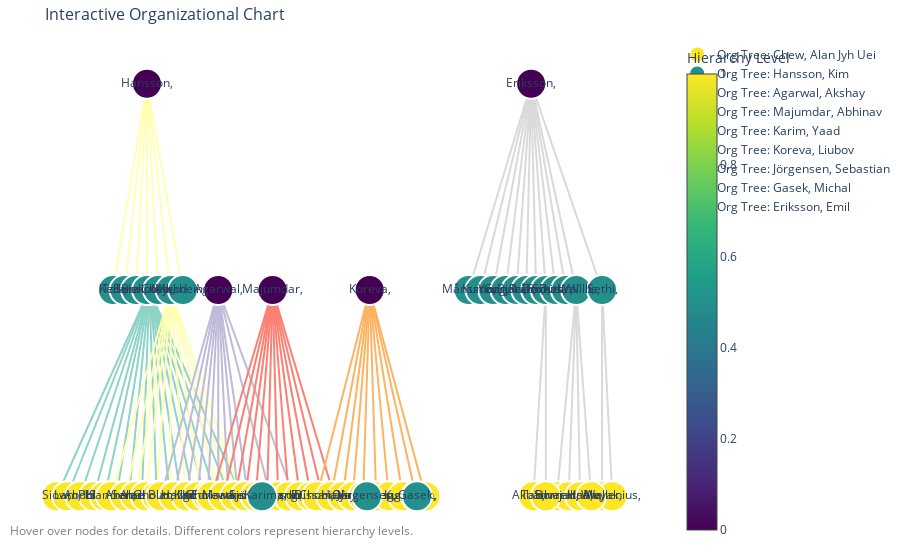

Source (notebook cell):
### Code cell
import plotly.graph_objects as go
import plotly.express as px
import networkx as nx
import pandas as pd
from math import pi, cos, sin

def create_interactive_org_chart(df):
    """
    Create an interactive organizational chart using Plotly
    """
    # Find top-level managers
    top_managers = df[df['manager'].isna() | 
                     (df['manager'] == '') | 
                     ~df['manager'].isin(df['fullname'])]['fullname'].tolist()
    
    # Create NetworkX graph
    G = nx.DiGraph()
    
    # Add nodes with attributes
    for _, employee in df.iterrows():
        G.add_node(employee['fullname'], 
                  title=employee['title'],
                  level=get_level(df, employee['fullname']))
    
    # Add edges (manager -> employee relationships)
    for _, employee in df.iterrows():
        if pd.notna(employee['manager']) and employee['manager'] in df['fullname'].values:
            G.add_edge(employee['manager'], employee['fullname'])
    
    # Create separate layouts for each org tree
    fig = go.Figure()
    colors = px.colors.qualitative.Set3
    
    for i, top_manager in enumerate(top_managers):
        # Get subgraph for this org tree
        tree_nodes = get_tree_employees(df, top_manager)
        subgraph = G.subgraph(tree_nodes)
        
        # Use hierarchical layout
        pos = nx.nx_agraph.graphviz_layout(subgraph, prog='dot') if tree_nodes else {}
        
        # If graphviz not available, use spring layout with hierarchy
        if not pos:
            pos = create_hierarchical_layout(df, subgraph, top_manager)
        
        # Offset each org tree horizontally
        offset_x = i * 800
        for node in pos:
            pos[node] = (pos[node][0] + offset_x, pos[node][1])
        
        # Add edges for this tree
        edge_x, edge_y = [], []
        for edge in subgraph.edges():
            x0, y0 = pos[edge[0]]
            x1, y1 = pos[edge[1]]
            edge_x.extend([x0, x1, None])
            edge_y.extend([y0, y1, None])
        
        fig.add_trace(go.Scatter(
            x=edge_x, y=edge_y,
            line=dict(width=2, color=colors[i % len(colors)]),
            hoverinfo='none',
            mode='lines',
            showlegend=False
        ))
        
        # Add nodes for this tree
        node_x = [pos[node][0] for node in subgraph.nodes()]
        node_y = [pos[node][1] for node in subgraph.nodes()]
        node_text = [f"{node}<br>{G.nodes[node]['title']}" for node in subgraph.nodes()]
        node_colors = [G.nodes[node]['level'] for node in subgraph.nodes()]
        
        fig.add_trace(go.Scatter(
            x=node_x, y=node_y,
            mode='markers+text',
            hoverinfo='text',
            hovertext=node_text,
            text=[node.split()[0] for node in subgraph.nodes()],  # First name only
            textposition="middle center",
            marker=dict(
                size=30,
                color=node_colors,
                colorscale='Viridis',
                line=dict(width=2, color='white'),
                colorbar=dict(title="Hierarchy Level") if i == 0 else None
            ),
            name=f"Org Tree: {top_manager}",
            showlegend=True
        ))
    
    # Update layout
    fig.update_layout(
        title=dict(
            text="Interactive Organizational Chart",
            font=dict(size=16)
        ),
        showlegend=True,
        hovermode='closest',
        margin=dict(b=20,l=5,r=5,t=40),
        annotations=[ 
            dict(
                text="Hover over nodes for details. Different colors represent hierarchy levels.",
                showarrow=False,
                xref="paper", yref="paper",
                x=0.005, y=-0.002,
                xanchor='left', yanchor='bottom',
                font=dict(color="grey", size=12)
            )
        ],
        xaxis=dict(showgrid=False, zeroline=False, showticklabels=False),
        yaxis=dict(showgrid=False, zeroline=False, showticklabels=False),
        plot_bgcolor='white'
    )
    
    return fig

def create_hierarchical_layout(df, graph, top_manager):
    """
    Create a hierarchical layout when graphviz is not available
    """
    pos = {}
    levels = {}
    
    # Assign levels
    def assign_levels(node, level=0):
        if node in levels:
            return
        levels[node] = level
        successors = list(graph.successors(node))
        for successor in successors:
            assign_levels(successor, level + 1)
    
    assign_levels(top_manager)
    
    # Group nodes by level
    level_groups = {}
    for node, level in levels.items():
        if level not in level_groups:
            level_groups[level] = []
        level_groups[level].append(node)
    
    # Position nodes
    for level, nodes in level_groups.items():
        y = -level * 100  # Vertical spacing
        for i, node in enumerate(nodes):
            x = (i - len(nodes)/2) * 150  # Horizontal spacing
            pos[node] = (x, y)
    
    return pos

def get_level(df, employee_name, level=0):
    """Get the hierarchical level of an employee"""
    employee = df[df['fullname'] == employee_name]
    
    if employee.empty or pd.isna(employee.iloc[0]['manager']) or employee.iloc[0]['manager'] == '':
        return level
    
    manager = employee.iloc[0]['manager']
    if manager not in df['fullname'].values:
        return level
    
    return get_level(df, manager, level + 1)

def get_tree_employees(df, top_manager):
    """Get all employees under a specific top manager"""
    employees = set()
    
    def collect_reports(manager):
        reports = df[df['manager'] == manager]['fullname'].tolist()
        for report in reports:
            if report not in employees:
                employees.add(report)
                collect_reports(report)
    
    employees.add(top_manager)
    collect_reports(top_manager)
    return list(employees)

# Create and display the chart
fig = create_interactive_org_chart(df_active)
fig.show()

### Figure 1 — Plotly figure (JSON) as saved in the notebook; plotly's stock layout.template omitted (floating-point values rounded to 4 significant figures)
{"data": [{"hoverinfo": "none", "line": {"color": "rgb(141,211,199)", "width": 2}, "mode": "lines", "showlegend": false, "type": "scatter", "x": [1510.0, 234.4, null, 1510.0, 437.4, null, 1510.0, 2371.0, null, 1510.0, 1001.0, null, 1510.0, 2195.0, null, 1510.0, 2544.0, null, 1510.0, 73.36, null, 1510.0, 649.4, null, 1510.0, 1827.0, null, 1510.0, 1625.0, null, 1510.0, 1999.0, null, 1510.0, 815.4, null, 1510.0, 1195.0, null, 1510.0, 2944.0, null, 1510.0, 1395.0, null, 1510.0, 2754.0, null], "y": [90, 18, null, 90, 18, null, 90, 18, null, 90, 18, null, 90, 18, null, 90, 18, null, 90, 18, null, 90, 18, null, 90, 18, null, 90, 18, null, 90, 18, null, 90, 18, null, 90, 18, null, 90, 18, null, 90, 18, null, 90, 18, null]}, {"hoverinfo": "text", "hovertext": ["Siow, Wei Siong<br>Software Engineer", "Lam, Jee Meng<br>Software Engineer", "Abdul Latiff, Rizman Hariz<br>Software Engineer", "Phua, Chai Shawn<br>Software Engineer", "Leong, Chui Li<br>Software Engineer", "Sulaiman, Hazren Saufi<br>Software Engineer", "Teng, Chee Hove<br>Software Engineer", "Tan, Ronnie Kang Leong<br>Software Engineer", "Au Yong, Yuri Yude Luan<br>Software Engineer", "Chee, Chem Zing<br>Software Engineer", "Choy, Kam Heng<br>Software Engineer", "Ewe, Andrew Wooi Gan<br>Software Engineer", "Chin, Eujun<br>Software Engineer", "Koh, Kevin Wei Keung<br>Software Engineer", "Chew, Alan Jyh Uei<br>Engineering Manager", "Teh, Davion Eng Hoe<br>Software Engineer", "Chong, Chooi San<br>QA Engineer"], "marker": {"color": [1, 1, 1, 1, 1, 1, 1, 1, 1, 1, 1, 1, 1, 1, 0, 1, 1], "colorbar": {"title": {"text": "Hierarchy Level"}}, "colorscale": [[0, "#440154"], [0.1111, "#482878"], [0.2222, "#3e4989"], [0.3333, "#31688e"], [0.4444, "#26828e"], [0.5556, "#1f9e89"], [0.6667, "#35b779"], [0.7778, "#6ece58"], [0.8889, "#b5de2b"], [1, "#fde725"]], "line": {"color": "white", "width": 2}, "size": 30}, "mode": "markers+text", "name": "Org Tree: Chew, Alan Jyh Uei", "showlegend": true, "text": ["Siow,", "Lam,", "Abdul", "Phua,", "Leong,", "Sulaiman,", "Teng,", "Tan,", "Au", "Chee,", "Choy,", "Ewe,", "Chin,", "Koh,", "Chew,", "Teh,", "Chong,"], "textposition": "middle center", "type": "scatter", "x": [73.36, 234.4, 437.4, 649.4, 815.4, 1001.0, 1195.0, 1395.0, 1625.0, 1827.0, 1999.0, 2195.0, 2371.0, 2544.0, 1510.0, 2754.0, 2944.0], "y": [18, 18, 18, 18, 18, 18, 18, 18, 18, 18, 18, 18, 18, 18, 90, 18, 18]}, {"hoverinfo": "none", "line": {"color": "rgb(255,255,179)", "width": 2}, "mode": "lines", "showlegend": false, "type": "scatter", "x": [1840.0, 2574.0, null, 1840.0, 2758.0, null, 1840.0, 1840.0, null, 1840.0, 2076.0, null, 1840.0, 1137.0, null, 1840.0, 1624.0, null, 1840.0, 916.4, null, 1840.0, 1452.0, null, 1840.0, 2932.0, null, 1840.0, 1296.0, null, 1840.0, 2321.0, null, 1474.0, 946.4, null, 1474.0, 1646.0, null, 1474.0, 1840.0, null, 1474.0, 1304.0, null, 1474.0, 1474.0, null, 1474.0, 2031.0, null, 1474.0, 1126.0, null], "y": [90, 18, null, 90, 18, null, 90, 18, null, 90, 18, null, 90, 18, null, 90, 18, null, 90, 18, null, 90, 18, null, 90, 18, null, 90, 18, null, 90, 18, null, 162, 90, null, 162, 90, null, 162, 90, null, 162, 90, null, 162, 90, null, 162, 90, null, 162, 90, null]}, {"hoverinfo": "text", "hovertext": ["Kerk, Chze Perng<br>L3 Support Engineer", "Talarek, Bartlomiej<br>L3 Support Engineer", "Bakalov, Nikolay<br>L3 Support Engineer", "Hamzah, Muhammad Ariff <br>L1 Support Engineer", "Ahmad Zaki, Fadhil<br>L2 Support Engineer", "Abas, Rosli<br>L2 Support Engineer", "Borisova, Mariya<br>L3 Team Lead", "Sereedaren, Kishok<br>L2 Support Engineer", "Ismail, Ridhuan<br>L2 Support Engineer", "Chew, Thiam Hoi<br>L3 Support Engineer", "Shaadin, Muhammad Saifullah<br>L1 Support Engineer", "Faisal, Ahmad Imran<br>L1 Support Engineer", "Mhod Shubari, Hafizzy<br>Support Manager", "Myrkheimr, Mia<br>Support Quality Specialist", "Mustaphy, Muhammad Muhaimi<br>L2 Support Engineer", "Hansson, Kim<br>Head of Customer Support", "Achuthan, Nimal Paran<br>L1 Support Engineer", "Lee, Khai Wen<br>L1 Support Engineer", "Hasan, Mohd Faizal <br>L1 Support Engineer"], "marker": {"color": [1, 1, 1, 2, 2, 2, 1, 2, 2, 1, 2, 2, 1, 1, 2, 0, 2, 2, 2], "colorscale": [[0, "#440154"], [0.1111, "#482878"], [0.2222, "#3e4989"], [0.3333, "#31688e"], [0.4444, "#26828e"], [0.5556, "#1f9e89"], [0.6667, "#35b779"], [0.7778, "#6ece58"], [0.8889, "#b5de2b"], [1, "#fde725"]], "line": {"color": "white", "width": 2}, "size": 30}, "mode": "markers+text", "name": "Org Tree: Hansson, Kim", "showlegend": true, "text": ["Kerk,", "Talarek,", "Bakalov,", "Hamzah,", "Ahmad", "Abas,", "Borisova,", "Sereedaren,", "Ismail,", "Chew,", "Shaadin,", "Faisal,", "Mhod", "Myrkheimr,", "Mustaphy,", "Hansson,", "Achuthan,", "Lee,", "Hasan,"], "textposition": "middle center", "type": "scatter", "x": [946.4, 1126.0, 1304.0, 916.4, 1137.0, 1296.0, 1474.0, 1452.0, 1624.0, 1646.0, 1840.0, 2076.0, 1840.0, 2031.0, 2321.0, 1474.0, 2574.0, 2758.0, 2932.0], "y": [90, 90, 90, 18, 18, 18, 90, 18, 18, 90, 18, 18, 90, 90, 18, 162, 18, 18, 18]}, {"hoverinfo": "none", "line": {"color": "rgb(190,186,218)", "width": 2}, "mode": "lines", "showlegend": false, "type": "scatter", "x": [2581.0, 2085.0, null, 2581.0, 3044.0, null, 2581.0, 2418.0, null, 2581.0, 1891.0, null, 2581.0, 3753.0, null, 2581.0, 2737.0, null, 2581.0, 1691.0, null, 2581.0, 3388.0, null, 2581.0, 2257.0, null, 2581.0, 2581.0, null, 2581.0, 2886.0, null], "y": [90, 18, null, 90, 18, null, 90, 18, null, 90, 18, null, 90, 18, null, 90, 18, null, 90, 18, null, 90, 18, null, 90, 18, null, 90, 18, null, 90, 18, null]}, {"hoverinfo": "text", "hovertext": ["Butt, Najam Shehzad<br>Software Engineer", "Gholamzadeh, Babak<br>Software Engineer", "Hallgren, Carl-Axel<br>Software Engineer", "Kaushik, Manu<br>Frontend Lead Engineer", "Krishnan, Harish<br>Software Engineer", "Brandvik, Jonas<br>Lead Engineer", "Bezzub, Andrii<br>Software Engineer", "Smirnov, Ivan<br>Lead QA Automation Engineer", "Ferraro, Pasquale<br>Software Engineer", "Agarwal, Akshay<br>Engineering Manager", "Ilangakoon Mudiyanselage, Mihindu Pramantha De Ranasinghe<br>Software Engineer", "dos Santos Alves, Alex<br>Software Engineer"], "marker": {"color": [1, 1, 1, 1, 1, 1, 1, 1, 1, 0, 1, 1], "colorscale": [[0, "#440154"], [0.1111, "#482878"], [0.2222, "#3e4989"], [0.3333, "#31688e"], [0.4444, "#26828e"], [0.5556, "#1f9e89"], [0.6667, "#35b779"], [0.7778, "#6ece58"], [0.8889, "#b5de2b"], [1, "#fde725"]], "line": {"color": "white", "width": 2}, "size": 30}, "mode": "markers+text", "name": "Org Tree: Agarwal, Akshay", "showlegend": true, "text": ["Butt,", "Gholamzadeh,", "Hallgren,", "Kaushik,", "Krishnan,", "Brandvik,", "Bezzub,", "Smirnov,", "Ferraro,", "Agarwal,", "Ilangakoon", "dos"], "textposition": "middle center", "type": "scatter", "x": [1691.0, 1891.0, 2085.0, 2257.0, 2418.0, 2581.0, 2737.0, 2886.0, 3044.0, 2581.0, 3388.0, 3753.0], "y": [18, 18, 18, 18, 18, 18, 18, 18, 18, 90, 18, 18]}, {"hoverinfo": "none", "line": {"color": "rgb(251,128,114)", "width": 2}, "mode": "lines", "showlegend": false, "type": "scatter", "x": [3423.0, 4020.0, null, 3423.0, 3847.0, null, 3423.0, 3000.0, null, 3423.0, 2659.0, null, 3423.0, 3338.0, null, 3423.0, 2475.0, null, 3423.0, 3160.0, null, 3423.0, 2844.0, null, 3423.0, 3508.0, null, 3423.0, 4196.0, null, 3423.0, 3673.0, null, 3423.0, 4380.0, null], "y": [90, 18, null, 90, 18, null, 90, 18, null, 90, 18, null, 90, 18, null, 90, 18, null, 90, 18, null, 90, 18, null, 90, 18, null, 90, 18, null, 90, 18, null, 90, 18, null]}, {"hoverinfo": "text", "hovertext": ["Majumdar, Abhinav<br>Engineering Manager", "Cholewa, Michal<br>Software Engineer", "Edrisameri, Mansour<br>Software Engineer", "Martinsson, Peter<br>Software Engineer", "Sjölin, David<br>Software Engineer", "Aronsson, Andreas<br>Software Engineer", "Kumar, Satyendra<br>Software Engineer", "Eliasson, Anders<br>Software Engineer", "Starkov, Anatolii<br>Software Engineer", "Bangalore, Karthik<br>Software Engineer", "Pereira , Manuel<br>QA Engineer", "Lundström, Mattias<br>Software Architect", "Khorev, Aleksandr<br>Lead QA Automation Engineer"], "marker": {"color": [0, 1, 1, 1, 1, 1, 1, 1, 1, 1, 1, 1, 1], "colorscale": [[0, "#440154"], [0.1111, "#482878"], [0.2222, "#3e4989"], [0.3333, "#31688e"], [0.4444, "#26828e"], [0.5556, "#1f9e89"], [0.6667, "#35b779"], [0.7778, "#6ece58"], [0.8889, "#b5de2b"], [1, "#fde725"]], "line": {"color": "white", "width": 2}, "size": 30}, "mode": "markers+text", "name": "Org Tree: Majumdar, Abhinav", "showlegend": true, "text": ["Majumdar,", "Cholewa,", "Edrisameri,", "Martinsson,", "Sjölin,", "Aronsson,", "Kumar,", "Eliasson,", "Starkov,", "Bangalore,", "Pereira", "Lundström,", "Khorev,"], "textposition": "middle center", "type": "scatter", "x": [3423.0, 2475.0, 2659.0, 2844.0, 3000.0, 3160.0, 3338.0, 3508.0, 3673.0, 3847.0, 4020.0, 4196.0, 4380.0], "y": [90, 18, 18, 18, 18, 18, 18, 18, 18, 18, 18, 18, 18]}, {"hoverinfo": "none", "line": {"color": "rgb(128,177,211)", "width": 2}, "mode": "lines", "showlegend": false, "type": "scatter", "x": [], "y": []}, {"hoverinfo": "text", "hovertext": ["Karim, Yaad<br>CISO"], "marker": {"color": [0], "colorscale": [[0, "#440154"], [0.1111, "#482878"], [0.2222, "#3e4989"], [0.3333, "#31688e"], [0.4444, "#26828e"], [0.5556, "#1f9e89"], [0.6667, "#35b779"], [0.7778, "#6ece58"], [0.8889, "#b5de2b"], [1, "#fde725"]], "line": {"color": "white", "width": 2}, "size": 30}, "mode": "markers+text", "name": "Org Tree: Karim, Yaad", "showlegend": true, "text": ["Karim,"], "textposition": "middle center", "type": "scatter", "x": [3258.0], "y": [18]}, {"hoverinfo": "none", "line": {"color": "rgb(253,180,98)", "width": 2}, "mode": "lines", "showlegend": false, "type": "scatter", "x": [4930.0, 5650.0, null, 4930.0, 5031.0, null, 4930.0, 5227.0, null, 4930.0, 4110.0, null, 4930.0, 5444.0, null, 4930.0, 4512.0, null, 4930.0, 5794.0, null, 4930.0, 4329.0, null, 4930.0, 4667.0, null, 4930.0, 4829.0, null], "y": [90, 18, null, 90, 18, null, 90, 18, null, 90, 18, null, 90, 18, null, 90, 18, null, 90, 18, null, 90, 18, null, 90, 18, null, 90, 18, null]}, {"hoverinfo": "text", "hovertext": ["Chooi, Simon Wood Choy<br>Lead SRE Engineer", "Koreva, Liubov<br>Head of Engineering Operations", "Dissanayake, Navoda<br>SRE Engineer", "Hatami, Mohsen<br>DevOps Engineer", "Olsson, Johan<br>DevOps Engineer", "Vojbacke, Magnus<br>SRE Engineer", "Thong Phang Kee, Brian<br>SRE Engineer", "Fung, Cheng Kai<br>SRE Engineer", "Kumar Krishnamurthy, Sarath<br>DevOps Engineer", "Lim, Szu Yew<br>Software Engineer", "Jain, Deepika<br>DevOps Engineer"], "marker": {"color": [1, 0, 1, 1, 1, 1, 1, 1, 1, 1, 1], "colorscale": [[0, "#440154"], [0.1111, "#482878"], [0.2222, "#3e4989"], [0.3333, "#31688e"], [0.4444, "#26828e"], [0.5556, "#1f9e89"], [0.6667, "#35b779"], [0.7778, "#6ece58"], [0.8889, "#b5de2b"], [1, "#fde725"]], "line": {"color": "white", "width": 2}, "size": 30}, "mode": "markers+text", "name": "Org Tree: Koreva, Liubov", "showlegend": true, "text": ["Chooi,", "Koreva,", "Dissanayake,", "Hatami,", "Olsson,", "Vojbacke,", "Thong", "Fung,", "Kumar", "Lim,", "Jain,"], "textposition": "middle center", "type": "scatter", "x": [4110.0, 4930.0, 4329.0, 4512.0, 4667.0, 4829.0, 5031.0, 5227.0, 5444.0, 5650.0, 5794.0], "y": [18, 90, 18, 18, 18, 18, 18, 18, 18, 18, 18]}, {"hoverinfo": "none", "line": {"color": "rgb(179,222,105)", "width": 2}, "mode": "lines", "showlegend": false, "type": "scatter", "x": [], "y": []}, {"hoverinfo": "text", "hovertext": ["Jörgensen, Sebastian<br>Lead Architect"], "marker": {"color": [0], "colorscale": [[0, "#440154"], [0.1111, "#482878"], [0.2222, "#3e4989"], [0.3333, "#31688e"], [0.4444, "#26828e"], [0.5556, "#1f9e89"], [0.6667, "#35b779"], [0.7778, "#6ece58"], [0.8889, "#b5de2b"], [1, "#fde725"]], "line": {"color": "white", "width": 2}, "size": 30}, "mode": "markers+text", "name": "Org Tree: Jörgensen, Sebastian", "showlegend": true, "text": ["Jörgensen,"], "textposition": "middle center", "type": "scatter", "x": [4888.0], "y": [18]}, {"hoverinfo": "none", "line": {"color": "rgb(252,205,229)", "width": 2}, "mode": "lines", "showlegend": false, "type": "scatter", "x": [], "y": []}, {"hoverinfo": "text", "hovertext": ["Gasek, Michal<br>Lead Architect"], "marker": {"color": [0], "colorscale": [[0, "#440154"], [0.1111, "#482878"], [0.2222, "#3e4989"], [0.3333, "#31688e"], [0.4444, "#26828e"], [0.5556, "#1f9e89"], [0.6667, "#35b779"], [0.7778, "#6ece58"], [0.8889, "#b5de2b"], [1, "#fde725"]], "line": {"color": "white", "width": 2}, "size": 30}, "mode": "markers+text", "name": "Org Tree: Gasek, Michal", "showlegend": true, "text": ["Gasek,"], "textposition": "middle center", "type": "scatter", "x": [5666.0], "y": [18]}, {"hoverinfo": "none", "line": {"color": "rgb(217,217,217)", "width": 2}, "mode": "lines", "showlegend": false, "type": "scatter", "x": [7663.0, 7471.0, null, 7663.0, 7663.0, null, 7436.0, 6847.0, null, 7436.0, 7208.0, null, 7436.0, 7038.0, null, 7436.0, 7814.0, null, 7436.0, 7975.0, null, 7436.0, 8134.0, null, 7436.0, 7663.0, null, 7436.0, 8536.0, null, 7436.0, 6466.0, null, 7436.0, 7513.0, null, 7436.0, 7360.0, null, 7436.0, 6649.0, null, 8134.0, 8016.0, null, 8134.0, 8195.0, null, 8134.0, 8367.0, null, 8134.0, 7835.0, null, 8536.0, 8536.0, null, 8536.0, 8695.0, null], "y": [90, 18, null, 90, 18, null, 162, 90, null, 162, 90, null, 162, 90, null, 162, 90, null, 162, 90, null, 162, 90, null, 162, 90, null, 162, 90, null, 162, 90, null, 162, 90, null, 162, 90, null, 162, 90, null, 90, 18, null, 90, 18, null, 90, 18, null, 90, 18, null, 90, 18, null, 90, 18, null]}, {"hoverinfo": "text", "hovertext": ["Borrelli, Felicity<br>Technical Writer", "Månsson, Lars<br>Commercial Product Manager", "Kumar Sahu, Shashank<br>Software Engineer", "Yong, Chee Keong<br>Technical Product Manager", "Silvaratnam, Nirosan<br>Technical Writer", "Aleyak, Sheela<br>Product Owner", "Gandhi, Srivenkatesh<br>Software Engineer", "Bjärås, Johan<br>Alliance Technical Account Manager", "Raam, Kreshnaa<br>Software Engineer", "Tan, Daryl Kuan Yew<br>Product Designer", "Wallenius, Jonas<br>Product Owner", "Dixit, Gaurav<br>Lead Product Manager, Analytics and Machine Learning", "Akbarnejad, Navid<br>Product Designer", "Farkas, Richard<br>Product Design Manager", "Dusic, Sandra<br>Technical Product Manager", "Eriksson, Emil<br>Head of Products", "Han, Casey Lee<br>Technical Writer", "Smith-Willis, Neil<br>Lead Product Owner", "Wallin, Jenni<br>Head of Product Documentation", "Wu, Kevin Jia Ping<br>Technical Writer", "Sethi, Diksha<br>Group Product Manager"], "marker": {"color": [2, 1, 1, 1, 2, 2, 1, 1, 1, 2, 2, 1, 2, 1, 1, 0, 2, 1, 1, 2, 1], "colorscale": [[0, "#440154"], [0.1111, "#482878"], [0.2222, "#3e4989"], [0.3333, "#31688e"], [0.4444, "#26828e"], [0.5556, "#1f9e89"], [0.6667, "#35b779"], [0.7778, "#6ece58"], [0.8889, "#b5de2b"], [1, "#fde725"]], "line": {"color": "white", "width": 2}, "size": 30}, "mode": "markers+text", "name": "Org Tree: Eriksson, Emil", "showlegend": true, "text": ["Borrelli,", "Månsson,", "Kumar", "Yong,", "Silvaratnam,", "Aleyak,", "Gandhi,", "Bjärås,", "Raam,", "Tan,", "Wallenius,", "Dixit,", "Akbarnejad,", "Farkas,", "Dusic,", "Eriksson,", "Han,", "Smith-Willis,", "Wallin,", "Wu,", "Sethi,"], "textposition": "middle center", "type": "scatter", "x": [7835.0, 6466.0, 6649.0, 6847.0, 8016.0, 8536.0, 7038.0, 7208.0, 7360.0, 7471.0, 8695.0, 7513.0, 7663.0, 7663.0, 7814.0, 7436.0, 8195.0, 7975.0, 8134.0, 8367.0, 8536.0], "y": [18, 90, 90, 90, 18, 18, 90, 90, 90, 18, 18, 90, 18, 90, 90, 162, 18, 90, 90, 18, 90]}], "layout": {"annotations": [{"font": {"color": "grey", "size": 12}, "showarrow": false, "text": "Hover over nodes for details. Different colors represent hierarchy levels.", "x": 0.005, "xanchor": "left", "xref": "paper", "y": -0.002, "yanchor": "bottom", "yref": "paper"}], "hovermode": "closest", "margin": {"b": 20, "l": 5, "r": 5, "t": 40}, "plot_bgcolor": "white", "showlegend": true, "title": {"font": {"size": 16}, "text": "Interactive Organizational Chart"}, "xaxis": {"showgrid": false, "showticklabels": false, "zeroline": false}, "yaxis": {"showgrid": false, "showticklabels": false, "zeroline": false}}}
